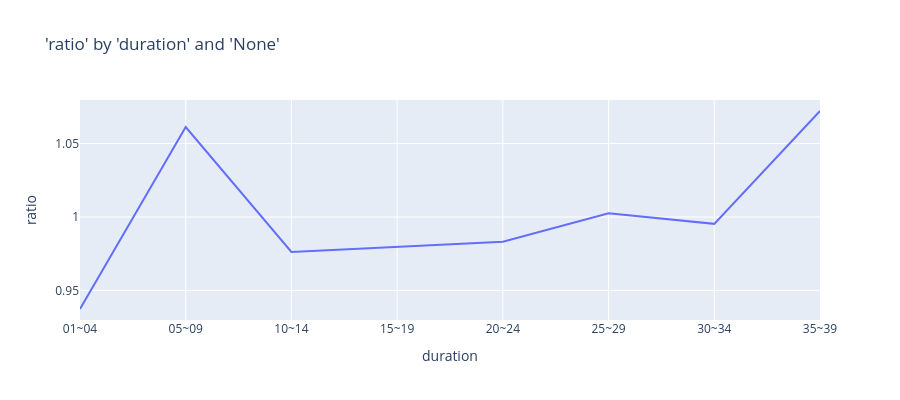

Notebook cell for this chart:
### Code cell
charters.chart(
    df=model_data,
    x_axis="duration",
    y_axis="ratio",
    numerator="death_claim_amount",
    denominator="exp_amt_neural",
    x_bins=8,
    type="line",
)

### Figure 1 — Plotly figure (JSON) as saved in the notebook; plotly's stock layout.template omitted (floating-point values rounded to 4 significant figures)
{"data": [{"hovertemplate": "duration=%{x}<br>ratio=%{y}<extra></extra>", "legendgroup": "", "line": {"color": "#636efa", "dash": "solid"}, "marker": {"symbol": "circle"}, "mode": "lines", "name": "", "orientation": "v", "showlegend": false, "type": "scatter", "x": ["01~04", "05~09", "10~14", "15~19", "20~24", "25~29", "30~34", "35~39"], "xaxis": "x", "y": [0.9373, 1.061, 0.9762, 0.9795, 0.9831, 1.002, 0.9953, 1.072], "yaxis": "y"}], "layout": {"height": 400, "legend": {"tracegroupgap": 0}, "title": {"text": "'ratio' by 'duration' and 'None'"}, "xaxis": {"anchor": "y", "domain": [0, 1], "title": {"text": "duration"}}, "yaxis": {"anchor": "x", "domain": [0, 1], "title": {"text": "ratio"}, "type": "-"}}}
